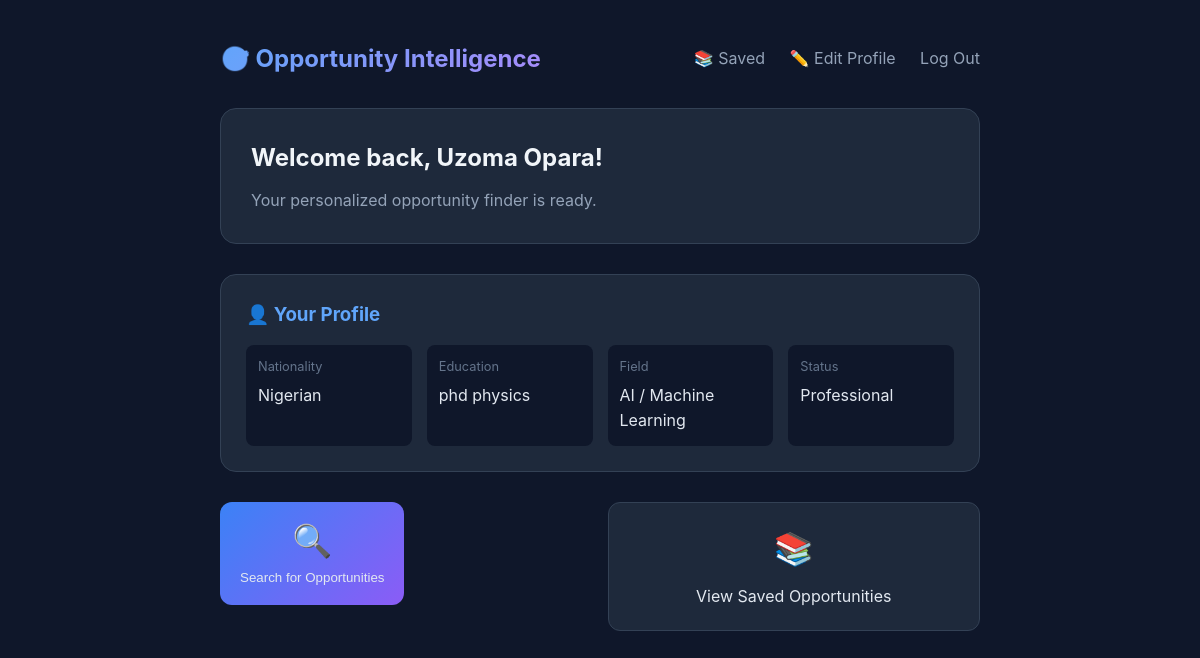
/ (signed in), run on the app's committed database.
### tables this page shows
CREATE TABLE users (
            id INTEGER PRIMARY KEY AUTOINCREMENT,
            email TEXT UNIQUE NOT NULL,
            password_hash TEXT NOT NULL,
            name TEXT NOT NULL,
            nationality TEXT DEFAULT 'Nigerian',
            education TEXT DEFAULT 'BSc Physics',
            field TEXT DEFAULT 'AI / Machine Learning',
            status TEXT DEFAULT 'NYSC',
            created_at TIMESTAMP DEFAULT CURRENT_TIMESTAMP
        );

### web_app.py (the view)
@app.get("/", response_class=HTMLResponse)
def home(request: Request, user: dict = Depends(get_current_user)):
    if user:
        return templates.TemplateResponse(
            request=request,
            name="dashboard.html",
            context={"user": user}
        )
    return templates.TemplateResponse(
        request=request,
        name="index.html",
        context={}
    )

### templates/dashboard.html (shortened to what this page needs)
<!DOCTYPE html>
<html lang="en">
<head>
</head>
<body>
    <div class="container">
        <div class="nav">
            <h1>🎯 Opportunity Intelligence</h1>
            <div class="nav-links">
                <a href="/saved">📚 Saved</a>
                <a href="/edit-profile">✏️ Edit Profile</a>
                <a href="/logout">Log Out</a>
            </div>
        </div>
        <div class="welcome">
            <h2>Welcome back, {{ user.name }}!</h2>
            <p>Your personalized opportunity finder is ready.</p>
        </div>
        <div class="profile-card">
            <h3>👤 Your Profile</h3>
            <div class="profile-grid">
                <div class="profile-item">
                    <label>Nationality</label>
                    <span>{{ user.nationality }}</span>
                </div>
                <div class="profile-item">
                    <label>Education</label>
                    <span>{{ user.education }}</span>
                </div>
                <div class="profile-item">
                    <label>Field</label>
                    <span>{{ user.field }}</span>
                </div>
                <div class="profile-item">
                    <label>Status</label>
                    <span>{{ user.status }}</span>
                </div>
            </div>
        </div>
        <div class="actions">
            <form action="/search" method="post">
                <button type="submit" class="action-btn primary">
                    <div class="icon">🔍</div>
                    <div>Search for Opportunities</div>
                </button>
            </form>
            <a href="/saved" class="action-btn">
                <div class="icon">📚</div>
                <div>View Saved Opportunities</div>
            </a>
        </div>
    </div>
</body>
</html>

### templates/dashboard.html (style rules this page uses)
* { margin: 0; padding: 0; box-sizing: border-box; }
body { font-family: -apple-system, BlinkMacSystemFont, 'Segoe UI', Roboto, sans-serif; background: #0f172a; color: #e2e8f0; line-height: 1.6; }
.container { max-width: 800px; margin: 0 auto; padding: 40px 20px; }
.nav { display: flex; justify-content: space-between; align-items: center; margin-bottom: 30px; }
.nav h1 { font-size: 1.5rem; background: linear-gradient(135deg, #60a5fa, #a78bfa); -webkit-background-clip: text; -webkit-text-fill-color: transparent; }
.nav-links a { color: #94a3b8; text-decoration: none; margin-left: 20px; }
.welcome { background: #1e293b; border: 1px solid #334155; border-radius: 16px; padding: 30px; margin-bottom: 30px; }
.welcome h2 { color: #f1f5f9; margin-bottom: 10px; }
.welcome p { color: #94a3b8; }
.profile-card { background: #1e293b; border: 1px solid #334155; border-radius: 16px; padding: 25px; margin-bottom: 30px; }
.profile-card h3 { color: #60a5fa; margin-bottom: 15px; }
.profile-grid { display: grid; grid-template-columns: repeat(auto-fit, minmax(150px, 1fr)); gap: 15px; }
.profile-item { background: #0f172a; padding: 12px; border-radius: 8px; }
.profile-item label { display: block; color: #64748b; font-size: 0.8rem; margin-bottom: 5px; }
.profile-item span { color: #e2e8f0; }
.actions { display: grid; grid-template-columns: repeat(auto-fit, minmax(200px, 1fr)); gap: 15px; }
.action-btn { display: block; padding: 20px; background: #1e293b; border: 1px solid #334155; border-radius: 12px; color: #e2e8f0; text-decoration: none; text-align: center; transition: all 0.2s; }
.action-btn .icon { font-size: 2rem; margin-bottom: 10px; }
.action-btn.primary { background: linear-gradient(135deg, #3b82f6, #8b5cf6); border: none; }

### data on the page
users: name "Uzoma Opara", nationality "Nigerian", education "phd physics", field "AI / Machine Learning", status "Professional"
